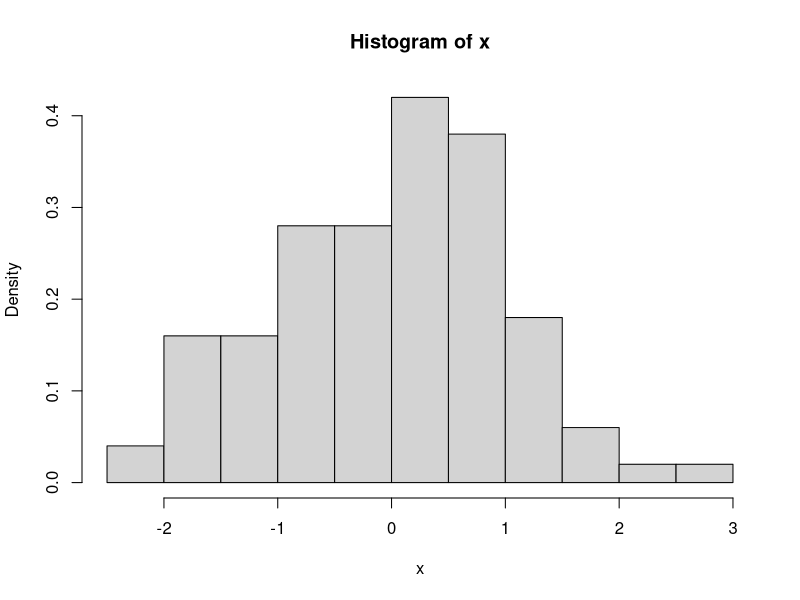
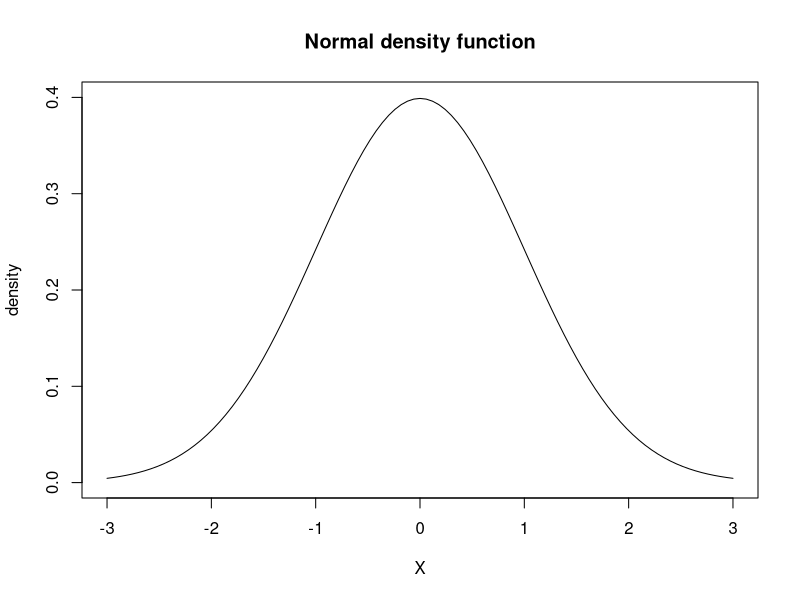
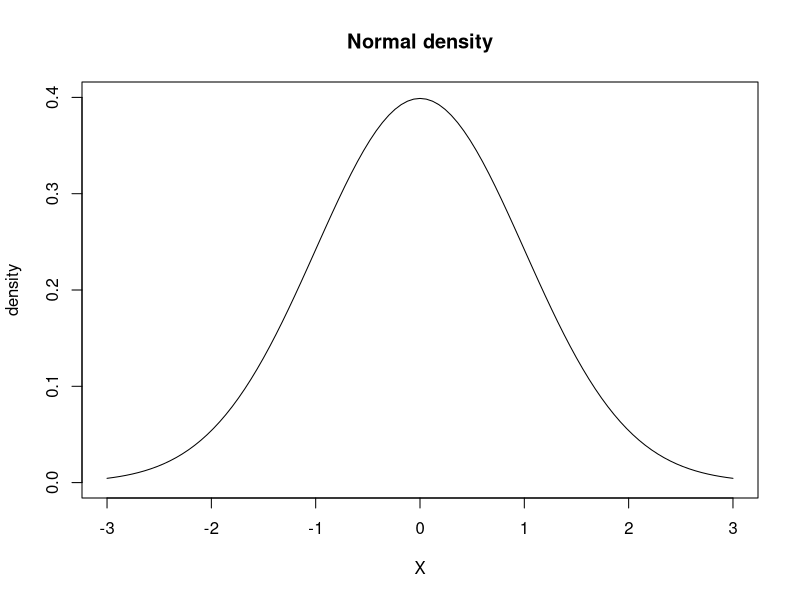
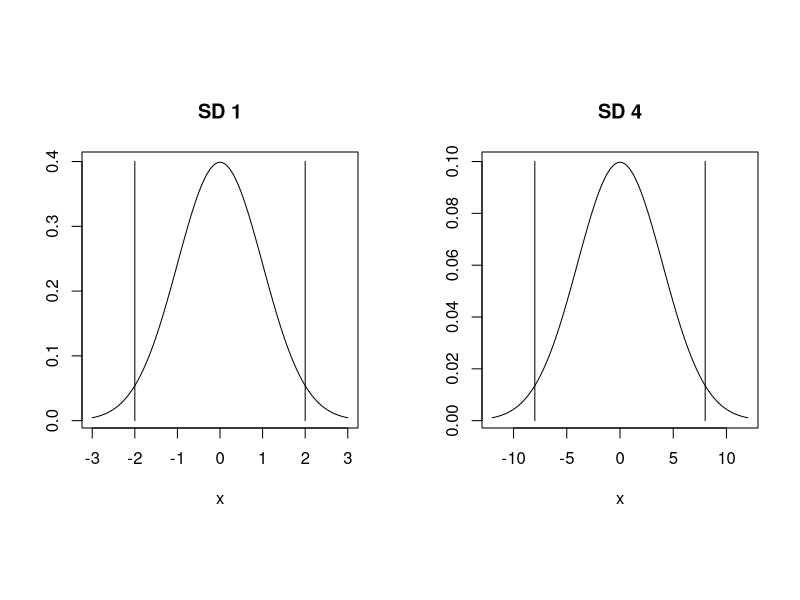
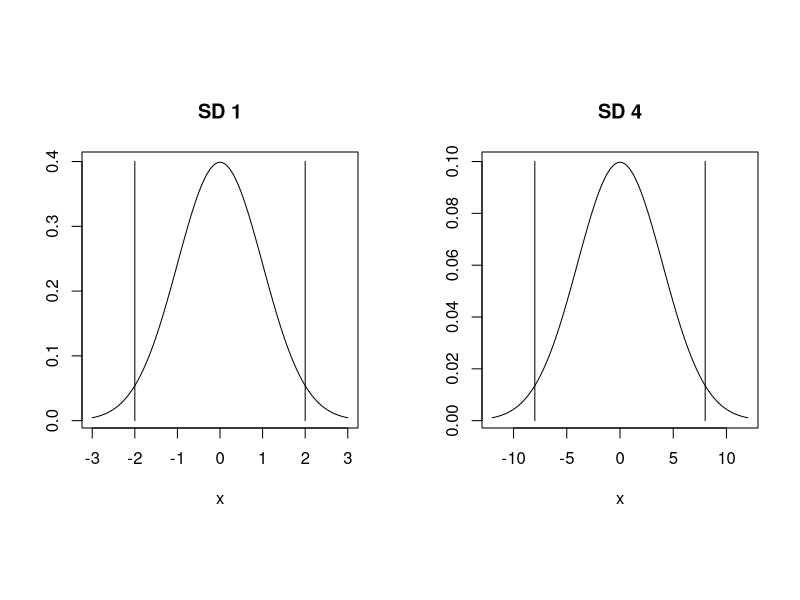
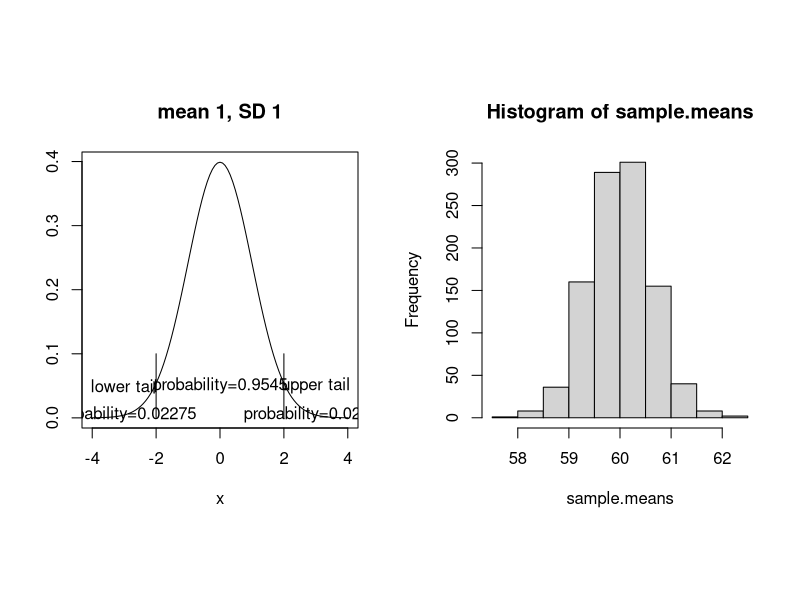
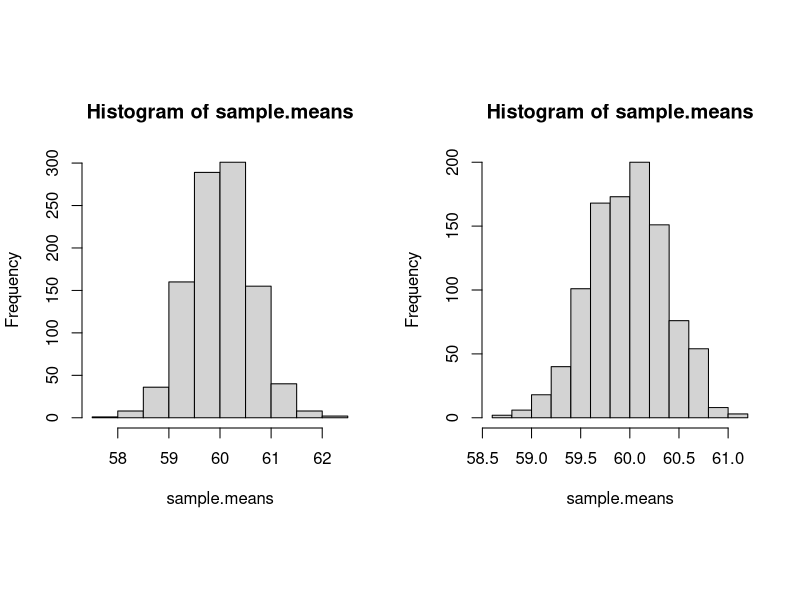
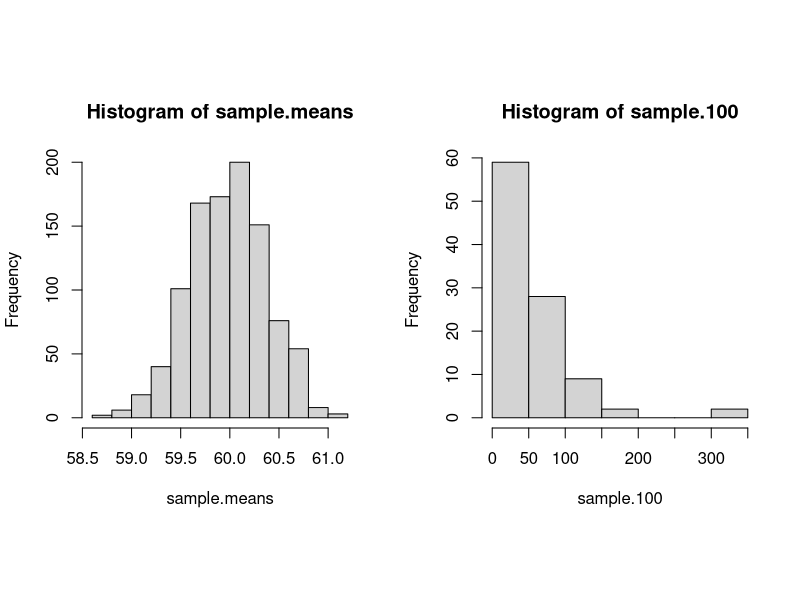

Write R code to recreate these figures, in order.
### R code from vignette source 'lecture2.Rnw'

###################################################
### code chunk number 1: lecture2.Rnw:8-10
###################################################
x<-rnorm(100)
head(x)


###################################################
### code chunk number 2: lecture2.Rnw:21-23
###################################################
## plot density histogram:
hist(x,freq=F)


###################################################
### code chunk number 3: lecture2.Rnw:44-47
###################################################
## mean and sigma set at 0 and 1 by default:
normal.density.function <- function(x,mu=0,sigma=1){
  1/(sqrt(2*pi)*sigma)*exp(-((x - mu)^2/(2*sigma^2)))}


###################################################
### code chunk number 4: lecture2.Rnw:59-62
###################################################
plot(function(x) normal.density.function(x), -3, 3,
      main = "Normal density function",ylim=c(0,.4),
              ylab="density",xlab="X")


###################################################
### code chunk number 5: lecture2.Rnw:69-72
###################################################
plot(function(x) dnorm(x), -3, 3,
      main = "Normal density",ylim=c(0,.4),
              ylab="density",xlab="X")


###################################################
### code chunk number 6: lecture2.Rnw:77-78
###################################################
integrate(function(x) dnorm(x, mean = 0, sd = 1), -Inf, +Inf)


###################################################
### code chunk number 7: lecture2.Rnw:83-84
###################################################
integrate(function(x) dnorm(x, mean = 0, sd = 1), -2, +2)


###################################################
### code chunk number 8: normal2SD
###################################################
## plot multiple figures:
## replace ugly par... specification with 
## something easier to remember:
multiplot <- function(row,col){
     par(mfrow=c(row,col),pty="s")
   }

main.title<-"Area within 2 SD of the mean"

multiplot(1, 2)
plot(function(x) dnorm(x, mean = 0, sd = 1), 
xlim=c(-3, 3),main="SD 1",xlab="x",ylab="",cex=2)
segments(-2, 0, -2, 0.4)
segments(2, 0, 2, 0.4)

plot(function(x) dnorm(x, mean = 0, sd = 4), 
xlim=c(-12, 12),main="SD 4",xlab="x",ylab="",cex=2)
segments(-8, 0, -8, 0.1)
segments(8, 0, 8, 0.1)


###################################################
### code chunk number 9: lecture2.Rnw:123-124
###################################################
## plot multiple figures:
## replace ugly par... specification with 
## something easier to remember:
multiplot <- function(row,col){
     par(mfrow=c(row,col),pty="s")
   }

main.title<-"Area within 2 SD of the mean"

multiplot(1, 2)
plot(function(x) dnorm(x, mean = 0, sd = 1), 
xlim=c(-3, 3),main="SD 1",xlab="x",ylab="",cex=2)
segments(-2, 0, -2, 0.4)
segments(2, 0, 2, 0.4)

plot(function(x) dnorm(x, mean = 0, sd = 4), 
xlim=c(-12, 12),main="SD 4",xlab="x",ylab="",cex=2)
segments(-8, 0, -8, 0.1)
segments(8, 0, 8, 0.1)


###################################################
### code chunk number 10: lecture2.Rnw:132-143
###################################################
## Prob. of getting 2 or less:
pnorm(2) 

## Prob. of getting more than 2:
1-pnorm(2) 

## Prob. of getting -2 or less:
pnorm(-2) 

## Prob. of being between -2 and 2:
pnorm(2)-pnorm(-2)


###################################################
### code chunk number 11: lecture2.Rnw:167-173
###################################################
## figure out area between the unknown bounds:
prob<-round(pnorm(2)-pnorm(-2),digits=4)
## figure out lower bound:
(lower<-qnorm((1-prob)/2,mean=0,sd=1,lower.tail=T))
## figure out upper bound:
(upper<-qnorm((1-prob)/2,mean=0,sd=1,lower.tail=F))


###################################################
### code chunk number 12: lecture2.Rnw:180-189
###################################################
plot(function(x) dnorm(x, mean = 0, sd = 1), 
xlim=c(-4, 4),main="mean 1, SD 1",xlab="x",ylab="",cex=2)
segments(-2, 0, -2, 0.1)
segments(2, 0, 2, 0.1)
text(0,.05,"probability=0.9545")
text(-3,.05,"lower tail")
text(-3,.005,"probability=0.02275")
text(3,.05,"upper tail")
text(3,.005,"probability=0.02275")


###################################################
### code chunk number 13: lecture2.Rnw:208-214
###################################################
#1000 samples of 40 taken repeatedly:
sample.means <- rep(NA,1000)
for(i in 1:1000){
  sample.40 <- rnorm(40,mean=60,sd=4)
  sample.means[i] <- mean(sample.40)
}


###################################################
### code chunk number 14: lecture2.Rnw:219-221
###################################################
means40<-mean(sample.means)
sd40<-sd(sample.means)


###################################################
### code chunk number 15: sdsmplot40
###################################################
hist(sample.means)


###################################################
### code chunk number 16: lecture2.Rnw:242-243
###################################################
hist(sample.means)


###################################################
### code chunk number 17: lecture2.Rnw:254-261
###################################################
sample.means <- rep(NA,1000)

for(i in 1:1000){
  sample.100 <- rnorm(100,mean=60,sd=4)
  sample.means[i] <- mean(sample.100)
}



###################################################
### code chunk number 18: lecture2.Rnw:264-266
###################################################
means100 <- mean(sample.means)
sd100 <- sd(sample.means)


###################################################
### code chunk number 19: sdsmplot100
###################################################
hist(sample.means)


###################################################
### code chunk number 20: lecture2.Rnw:282-283
###################################################
hist(sample.means)


###################################################
### code chunk number 21: lecture2.Rnw:316-318
###################################################
4/sqrt(40)
4/sqrt(100)


###################################################
### code chunk number 22: exppopulation
###################################################
sample.100 <- rexp(100, 1/60)
hist(sample.100)


###################################################
### code chunk number 23: lecture2.Rnw:362-363
###################################################
sample.100 <- rexp(100, 1/60)
hist(sample.100)


###################################################
### code chunk number 24: exponentialsdsm
###################################################
sample.means <- rep(NA,1000)

for(i in 1:1000){ 
	sample.100 <- rexp(100, 1/60)
	sample.means[i] <- mean(sample.100)
}

hist(sample.means)


###################################################
### code chunk number 25: lecture2.Rnw:405-406
###################################################
sample.means <- rep(NA,1000)

for(i in 1:1000){ 
	sample.100 <- rexp(100, 1/60)
	sample.means[i] <- mean(sample.100)
}

hist(sample.means)


###################################################
### code chunk number 26: lecture2.Rnw:439-440
###################################################
sample.11 <- rnorm(11,mean=60,sd=4)


###################################################
### code chunk number 27: lecture2.Rnw:452-456
###################################################
estimated.mean <- mean(sample.11)
SD.population <- 4 
n <- length(sample.11)
SD.distribution <- SD.population/sqrt(n)


###################################################
### code chunk number 28: lecture2.Rnw:487-491
###################################################
sample.44 <- rnorm(44,mean=60,sd=4)
estimated.mean <- mean(sample.44)
n <- length(sample.44)
(SD.distribution <- SD.population/sqrt(n))


###################################################
### code chunk number 29: varsample
###################################################
sample.var <- rep(NA,1000)
for(i in c(1:1000)){
  sample.40 <- rnorm(40,mean=60,sd=4)
  sample.var[i] <- var(sample.40)
}
hist(sample.var)


###################################################
### code chunk number 30: lecture2.Rnw:558-565
###################################################
sample.var <- rep(NA,1000)
for(i in c(1:1000)){
  sample.40 <- rnorm(40,mean=60,sd=4)
  sample.var[i] <- var(sample.40)
}
hist(sample.var)



###################################################
### code chunk number 31: varsampleexp
###################################################
sample.var <- rep(NA,1000)
for(i in c(1:1000)){
  sample.var[i] <- var(rexp(40))
}
hist(sample.var)


###################################################
### code chunk number 32: lecture2.Rnw:586-591
###################################################
sample.var <- rep(NA,1000)
for(i in c(1:1000)){
  sample.var[i] <- var(rexp(40))
}
hist(sample.var)


###################################################
### code chunk number 33: tversusnorm
###################################################
range <- seq(-4,4,.01)  
 
multiplot(2,2)

 for(i in c(2,5,15,20)){
   plot(range,dnorm(range),type="l",lty=1,
        xlab="",ylab="",
        cex.axis=1)
   lines(range,dt(range,df=i),lty=2,lwd=1)
   mtext(paste("df=",i),cex=1.2)
 }


###################################################
### code chunk number 34: lecture2.Rnw:635-637
###################################################
range <- seq(-4,4,.01)  
 
multiplot(2,2)

 for(i in c(2,5,15,20)){
   plot(range,dnorm(range),type="l",lty=1,
        xlab="",ylab="",
        cex.axis=1)
   lines(range,dt(range,df=i),lty=2,lwd=1)
   mtext(paste("df=",i),cex=1.2)
 }



###################################################
### code chunk number 35: lecture2.Rnw:687-688
###################################################
sample <- rnorm(11,mean=60,sd=4)


###################################################
### code chunk number 36: lecture2.Rnw:700-701
###################################################
t.test(sample)$conf.int


###################################################
### code chunk number 37: lecture2.Rnw:709-710
###################################################
sample <- rnorm(100,mean=60,sd=4)


###################################################
### code chunk number 38: lecture2.Rnw:713-714
###################################################
t.test(sample)$conf.int


###################################################
### code chunk number 39: lecture2.Rnw:745-761
###################################################

se <- function(x)
      {
        y <- x[!is.na(x)] # remove the missing values, if any
        sqrt(var(as.vector(y))/length(y))
}


ci <- function (scores){
m <- mean(scores,na.rm=TRUE)
stderr <- se(scores)
len <- length(scores)
upper <- m + qt(.975, df=len-1) * stderr 
lower <- m + qt(.025, df=len-1) * stderr 
return(data.frame(lower=lower,upper=upper))
}


###################################################
### code chunk number 40: lecture2.Rnw:768-781
###################################################

lower <- rep(NA,100)
upper <- rep(NA,100)

for(i in 1:100){ 
  sample <- rnorm(100,mean=60,sd=4)
  lower[i] <- ci(sample)$lower
  upper[i] <- ci(sample)$upper
}
  
cis <- cbind(lower,upper)

head(cis)


###################################################
### code chunk number 41: lecture2.Rnw:810-832
###################################################
store <- rep(NA,100)

pop.mean<-60
pop.sd<-4

for(i in 1:100){ 
  sample <- rnorm(100,mean=pop.mean,sd=pop.sd)
  lower[i] <- ci(sample)$lower
  upper[i] <- ci(sample)$upper
  if(lower[i]<pop.mean & upper[i]>pop.mean){
    store[i] <- TRUE} else {
      store[i] <- FALSE}
}

## need this for the plot below:
cis <- cbind(lower,upper)


## convert store to factor:
store<-factor(store)

summary(store)


###################################################
### code chunk number 42: repeatedCIsplot
###################################################
main.title<-"95% CIs in 100 repeated samples"

line.width<-ifelse(store==FALSE,2,1)
cis<-cbind(cis,line.width)
x<-0:100
y<-seq(55,65,by=1/10)
plot(x,y,type="n",xlab="i-th repeated sample",ylab="Scores",main=main.title)
abline(60,0,lwd=2)
x0<-x
x1<-x
arrows(x0,y0=cis[,1],
       x1,y1=cis[,2],length=0,lwd=cis[,3])


###################################################
### code chunk number 43: lecture2.Rnw:859-860
###################################################
main.title<-"95% CIs in 100 repeated samples"

line.width<-ifelse(store==FALSE,2,1)
cis<-cbind(cis,line.width)
x<-0:100
y<-seq(55,65,by=1/10)
plot(x,y,type="n",xlab="i-th repeated sample",ylab="Scores",main=main.title)
abline(60,0,lwd=2)
x0<-x
x1<-x
arrows(x0,y0=cis[,1],
       x1,y1=cis[,2],length=0,lwd=cis[,3])


###################################################
### code chunk number 44: lecture2.Rnw:941-954
###################################################
# re-define variance to see whether it underestimates:
new.var <- function(x){
	sum((x-mean(x))^2) / length(x)
}

correct <- rep(NA,1000)
incorrect <- rep(NA,1000)

for(i in 1:1000){
  sample.10 <- rnorm(10, mean=0, sd=1)
  correct[i] <- var(sample.10)
  incorrect[i] <- new.var(sample.10)
}       


###################################################
### code chunk number 45: nminus1
###################################################
multiplot(1,2)
hist(correct,main=paste("Mean ",round(mean(correct),digits=2),sep=" "))
hist(incorrect,main=paste("Mean ",round(mean(incorrect),digits=2),sep=" "))


###################################################
### code chunk number 46: lecture2.Rnw:970-971
###################################################
multiplot(1,2)
hist(correct,main=paste("Mean ",round(mean(correct),digits=2),sep=" "))
hist(incorrect,main=paste("Mean ",round(mean(incorrect),digits=2),sep=" "))


###################################################
### code chunk number 47: lecture2.Rnw:1057-1058
###################################################
SD.distribution = 4/sqrt(11)


###################################################
### code chunk number 48: nullhypexample
###################################################
range <- seq(55,85,0.01)

plot(range,dnorm(range,mean=70,
     sd=SD.distribution),type="l",ylab="",main="The null hypothesis")


###################################################
### code chunk number 49: lecture2.Rnw:1076-1077
###################################################
range <- seq(55,85,0.01)

plot(range,dnorm(range,mean=70,
     sd=SD.distribution),type="l",ylab="",main="The null hypothesis")


###################################################
### code chunk number 50: lecture2.Rnw:1087-1088
###################################################
sample <- rnorm(11,mean=60,sd=4)


###################################################
### code chunk number 51: lecture2.Rnw:1091-1092
###################################################
sample.mean <- mean(sample)


###################################################
### code chunk number 52: sampleMeanVsZ
###################################################

sample.means <- rep(NA, 1000)
zs <- rep(NA, 1000)

for(i in 1:1000){
  sample.11 <- rnorm(11,mean=70,sd=4)
  sample.means[i] <- mean(sample.11)
  zs[i] <- ( mean(sample.11) - 70 ) / (4/sqrt(11))	  
}


multiplot(2, 2)
sd.dist <- 4/sqrt(11)
plot(density(sample.means,kernel="gaussian"),xlim=range(70-(4*sd.dist), 
70+(4*sd.dist)),xlab="",ylab="",main="")	
plot(density(zs,kernel="gaussian"),xlim=range(-4, 4),xlab="",ylab="",main="")
plot(function(x) dnorm(x, 70, 4/sqrt(11)), 
70-(4*sd.dist), 70+(4*sd.dist),xlab="",ylab="",main="")	
plot(function(x) dnorm(x, 0, 1), -4, 4,xlab="",ylab="",main="")


###################################################
### code chunk number 53: lecture2.Rnw:1230-1231
###################################################

sample.means <- rep(NA, 1000)
zs <- rep(NA, 1000)

for(i in 1:1000){
  sample.11 <- rnorm(11,mean=70,sd=4)
  sample.means[i] <- mean(sample.11)
  zs[i] <- ( mean(sample.11) - 70 ) / (4/sqrt(11))	  
}


multiplot(2, 2)
sd.dist <- 4/sqrt(11)
plot(density(sample.means,kernel="gaussian"),xlim=range(70-(4*sd.dist), 
70+(4*sd.dist)),xlab="",ylab="",main="")	
plot(density(zs,kernel="gaussian"),xlim=range(-4, 4),xlab="",ylab="",main="")
plot(function(x) dnorm(x, 70, 4/sqrt(11)), 
70-(4*sd.dist), 70+(4*sd.dist),xlab="",ylab="",main="")	
plot(function(x) dnorm(x, 0, 1), -4, 4,xlab="",ylab="",main="")


###################################################
### code chunk number 54: lecture2.Rnw:1242-1245
###################################################
integrate(function(x) dnorm(x, mean = 0, sd = 1), -Inf, -8.291562)
## alternative, more standard way:
pnorm(mean=0,sd=1,-8.291562)


###################################################
### code chunk number 55: lecture2.Rnw:1250-1252
###################################################
integrate(function(x) dnorm(x, mean = 70, sd = 4/sqrt(11)), -Inf, 60)
pnorm(60,mean=70,sd=4/sqrt(11))


###################################################
### code chunk number 56: lecture2.Rnw:1257-1258
###################################################
(67.58-70)/(4/sqrt(11))


###################################################
### code chunk number 57: lecture2.Rnw:1263-1265
###################################################
integrate(function(x) dnorm(x, 0, 1), -Inf, -2.0)
pnorm(-2,mean=0,sd=1)


###################################################
### code chunk number 58: lecture2.Rnw:1273-1274
###################################################
pnorm(-8.291562)


###################################################
### code chunk number 59: lecture2.Rnw:1336-1342
###################################################
sample.11 <- rnorm(11,mean=60,sd=4)

t.test(sample.11,
       alternative = "two.sided",
       mu = 70, 
       conf.level = 0.95)


###################################################
### code chunk number 60: lecture2.Rnw:1351-1352
###################################################
(mean(sample.11)-70)/se(sample.11)


###################################################
### code chunk number 61: lecture2.Rnw:1445-1452
###################################################
d <- rep(NA,1000)

for(i in 1:1000){
  sample1 <- rnorm(10,mean=30,sd=43)
  sample2 <- rnorm(20,mean=7,sd=25)
  d[i] <- mean(sample1) - mean(sample2)
}


###################################################
### code chunk number 62: lecture2.Rnw:1458-1462
###################################################

30-7

mean(d)


###################################################
### code chunk number 63: diff
###################################################
hist(d)


###################################################
### code chunk number 64: lecture2.Rnw:1482-1483
###################################################
hist(d)


###################################################
### code chunk number 65: lecture2.Rnw:1491-1492
###################################################
newsigma<-round(sqrt((43^2/10)+(25^2/20)),digits=4)


###################################################
### code chunk number 66: lecture2.Rnw:1501-1502
###################################################
newsigma<-round(sqrt((43^2/10)+(25^2/20)),digits=4)


###################################################
### code chunk number 67: lecture2.Rnw:1559-1564
###################################################

t.test.result<-t.test(sample1,sample2,
       mu=0,
       alternative = "two.sided",
        conf.level = 0.95,var.equal=FALSE)


